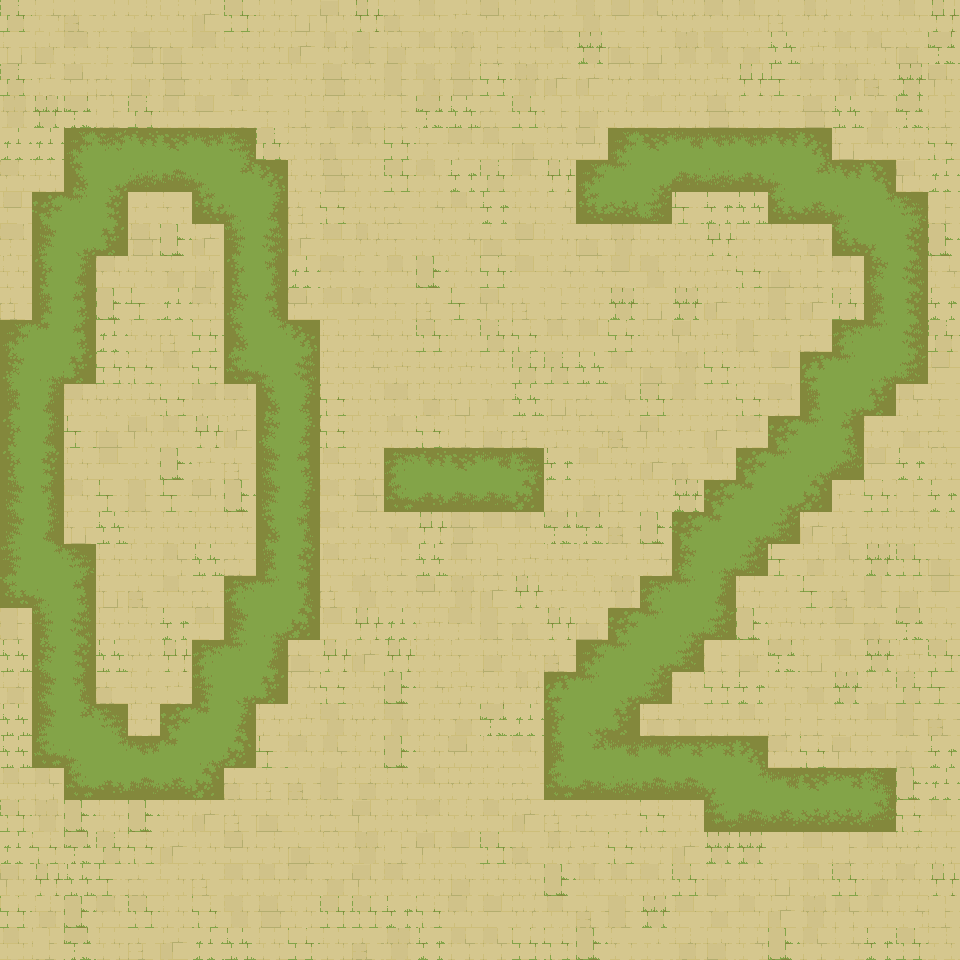

This is a level from a 2D game, rendered from its Tiled map with the project's own tilesets. A one-line summary and the map file follow, with tile-layer data summarised:
An orthogonal 30x30 tile map with 32x32 px tiles, 4 tile layers (ground, water, walls-1-2-3-4, walls-5-6-7-8), 18 tilesets.

<map version="1.10" tiledversion="1.10.0" orientation="orthogonal" renderorder="right-down" width="30" height="30" tilewidth="32" tileheight="32" infinite="0" nextlayerid="17" nextobjectid="52">
 <properties>
  <property name="AutomappingRadius" type="int" value="4" />
 </properties>
 <tileset firstgid="1" source="Terrain - Ancient Ruins.tsx" />
 <tileset firstgid="2210" source="Ancient Ruins-Tileset - wall 1.tsx" />
 <tileset firstgid="2450" source="Ancient Ruins-Tileset - wall 3.tsx" />
 <tileset firstgid="2690" source="Ancient Ruins-Tileset - wall 4.tsx" />
 <tileset firstgid="2930" source="Ancient Ruins-Tileset - wall 5.tsx" />
 <tileset firstgid="3170" source="Ancient Ruins-Tileset - wall 6.tsx" />
 <tileset firstgid="3410" source="Ancient Ruins-Tileset - wall 7.tsx" />
 <tileset firstgid="3650" source="Ancient Ruins-Tileset - wall 8.tsx" />
 <tileset firstgid="3890" source="Ancient Ruins-Animated Terrains-16 frames.tsx" />
 <tileset firstgid="6230" source="Ancient Ruins-Animated Terrains-16 frames-with transparency.tsx" />
 <tileset firstgid="8570" source="Ancient Ruins-Animated Terrains-8 frames.tsx" />
 <tileset firstgid="9527" source="Ancient Ruins-Animated Terrains-8 frames-with transparency.tsx" />
 <tileset firstgid="10484" source="Ancient Ruins-Animated Terrains2-16 frames.tsx" />
 <tileset firstgid="12824" source="Ancient Ruins-Animated Terrains2-8 frames.tsx" />
 <tileset firstgid="13781" source="Ancient Ruins-Animated Terrains2-8 frames-with transparency.tsx" />
 <tileset firstgid="14738" source="Ancient Ruins-Animated Terrains2-16 frames-with transparency.tsx" />
 <tileset firstgid="17078" source="Ancient Ruins-Tileset-Terrain2.tsx" />
 <tileset firstgid="21108" source="Ancient Ruins-Tileset - wall 2.tsx" />
 <layer id="13" name="ground" width="30" height="30">
  <data>[900 cells, 900 non-empty, 101 distinct tile ids]</data>
 </layer>
 <layer id="15" name="water" width="30" height="30">
  <data>[900 cells, 0 non-empty, 0 distinct tile ids]</data>
 </layer>
 <layer id="1" name="walls-1-2-3-4" width="30" height="30">
  <data>[900 cells, 0 non-empty, 0 distinct tile ids]</data>
 </layer>
 <layer id="6" name="walls-5-6-7-8" width="30" height="30">
  <data>[900 cells, 0 non-empty, 0 distinct tile ids]</data>
 </layer>
 <objectgroup id="16" name="objects" />
</map>
